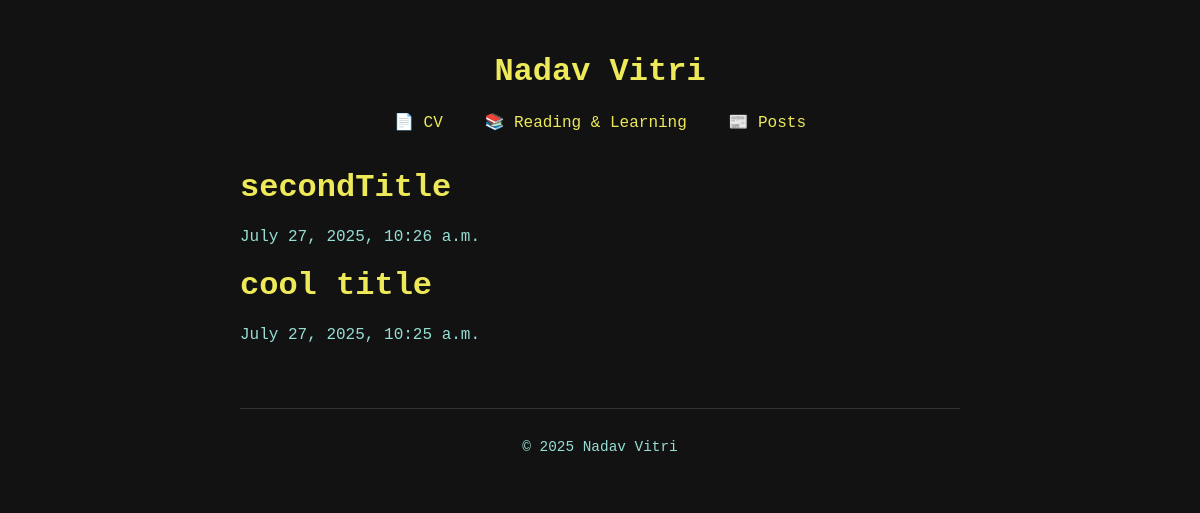
The app's page /posts/, older data.
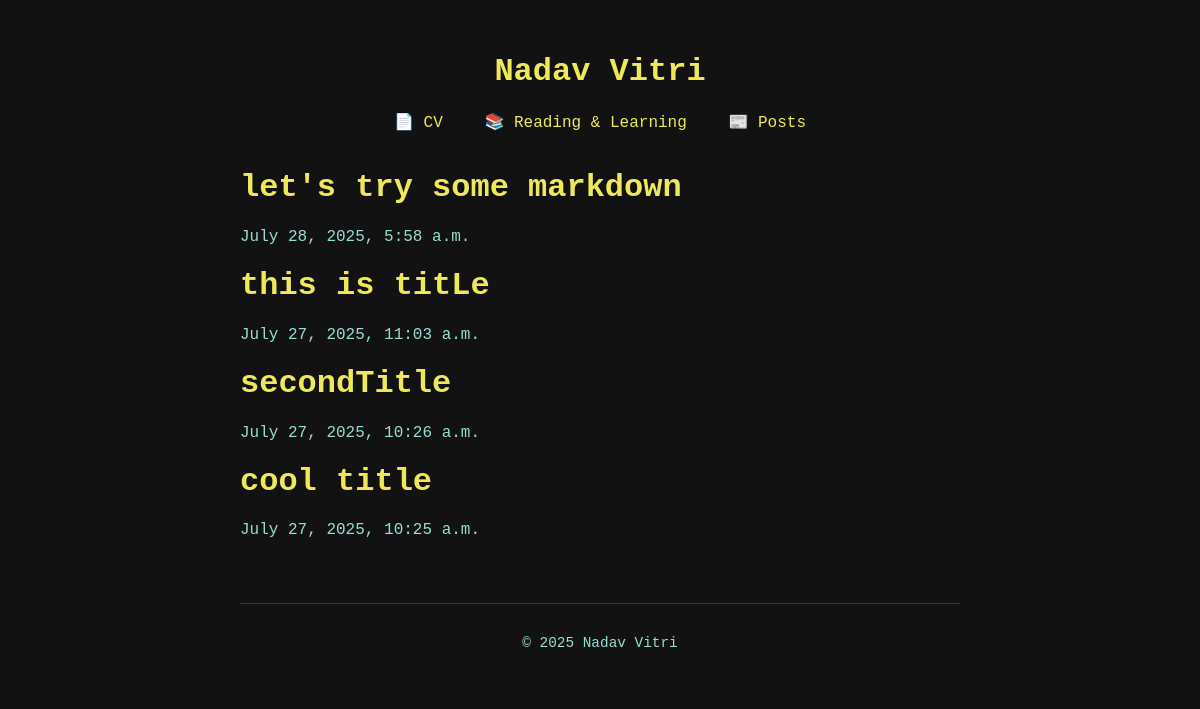
The same page, newer data.
### posts/models.py (models this page shows, shortened)
class Post(models.Model):
    title = models.CharField(max_length=200)
    content = models.TextField()
    is_published = models.BooleanField(default=False)
    created_at = models.DateTimeField(auto_now_add=True)
    updated_at = models.DateTimeField(auto_now=True)
    slug = models.SlugField(blank=True, unique=True)

### posts/views.py (the view)
# urls.py: path('', include('posts.urls')),
def posts(request):
    posts = Post.objects.filter(is_published=False).order_by('-created_at')
    context = {
        'posts': posts,
        'year': datetime.now().year
    }
    return render(request, "posts.html", context)

### posts/templates/posts.html (shortened to what this page needs)
{% extends "layout.html" %}
{% block content %}
{% for post in posts %}
<a href="{{ post.slug }}"><h1>{{ post.title }}</h1></a>
<p>{{ post.created_at }}</p>
{% endfor %}
{% endblock %}

### templates/layout.html (shortened to what this page needs)
{% load static %}
<!DOCTYPE html>
<html lang="en">
  <head>
    <link rel="stylesheet" href="{% static 'css/style.css' %}" />
  </head>
  <body>
    <header>
      <h1><a href="{% url 'home' %}">Nadav Vitri</a></h1>
      <nav>
        <a href="{% url 'cv' %}">📄 CV</a>
        <a href="{% url 'reading' %}">📚 Reading & Learning</a>
        <a href="{% url 'posts' %}">📰 Posts</a>
      </nav>
    </header>
    {% block content %} {% endblock %}
    <footer>
      <p>© {{ year }} Nadav Vitri</p>
    </footer>
  </body>
</html>

### static/css/style.css (style rules this page uses)
a { color: #ede959; text-decoration: none; }
body { background-color: #121212; color: #96ded5; font-family: "Courier New", Courier, monospace; margin: 0; padding: 0 15rem; }
title, h1, h2, h3 { color: #ede959; }
header { text-align: center; padding: 2rem 0 1rem 0; }
nav a { margin: 0 1rem; }
footer { text-align: center; margin-top: 4rem; padding: 1rem; font-size: 0.9rem; border-top: 1px solid #333; }

Row changes from the older to the newer data that the page shows:
added Post: title "let's try some markdown", created_at "July 28, 2025, 5:58 a.m."
added Post: title "this is titLe", created_at "July 27, 2025, 11:03 a.m."
